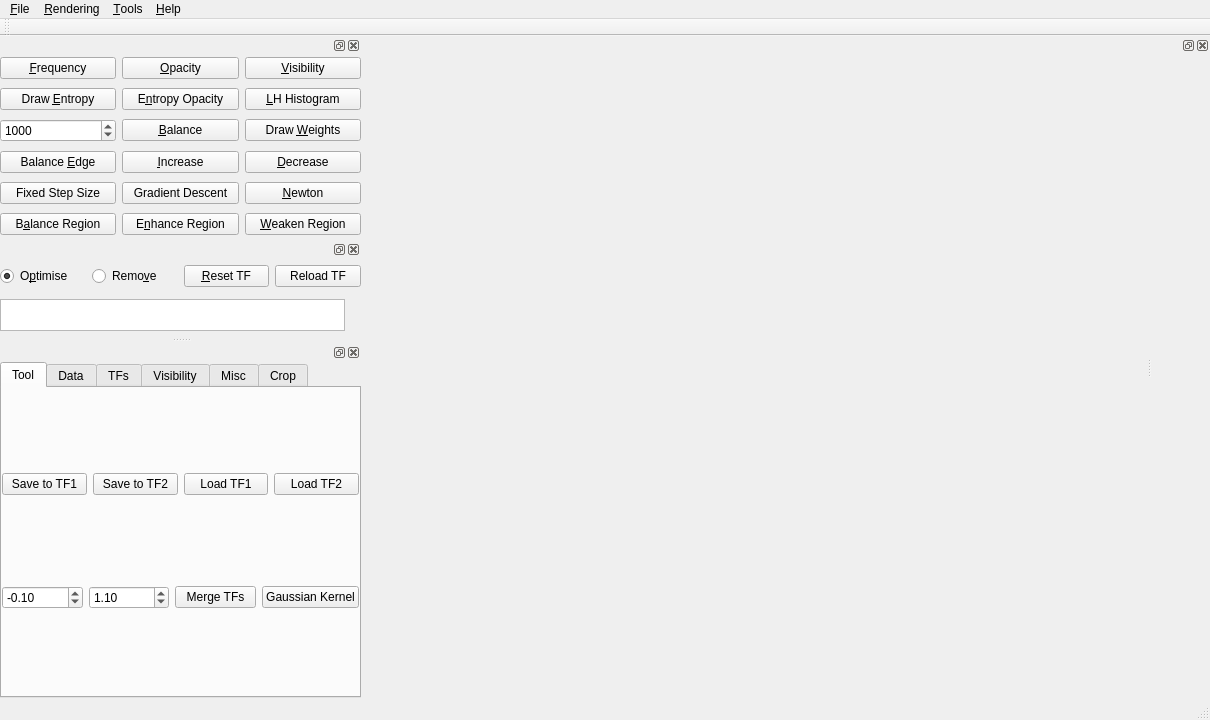
<?xml version="1.0" encoding="UTF-8"?>
<ui version="4.0">
 <class>MainWindow</class>
 <widget class="QMainWindow" name="MainWindow">
  <property name="geometry">
   <rect>
    <x>0</x>
    <y>0</y>
    <width>1210</width>
    <height>720</height>
   </rect>
  </property>
  <property name="sizePolicy">
   <sizepolicy hsizetype="Preferred" vsizetype="Preferred">
    <horstretch>0</horstretch>
    <verstretch>0</verstretch>
   </sizepolicy>
  </property>
  <property name="windowTitle">
   <string>Volume Visualizer</string>
  </property>
  <widget class="QWidget" name="centralWidget">
   <layout class="QHBoxLayout" name="horizontalLayout">
    <property name="leftMargin">
     <number>0</number>
    </property>
    <property name="topMargin">
     <number>0</number>
    </property>
    <property name="rightMargin">
     <number>0</number>
    </property>
    <property name="bottomMargin">
     <number>0</number>
    </property>
    <item>
     <layout class="QVBoxLayout" name="verticalLayout"/>
    </item>
   </layout>
  </widget>
  <widget class="QMenuBar" name="menuBar">
   <property name="geometry">
    <rect>
     <x>0</x>
     <y>0</y>
     <width>1210</width>
     <height>26</height>
    </rect>
   </property>
   <widget class="QMenu" name="menu_File">
    <property name="title">
     <string>&amp;File</string>
    </property>
    <addaction name="action_Open_Volume"/>
    <addaction name="action_Open_Transfer_Function"/>
    <addaction name="action_Save_Transfer_Function"/>
    <addaction name="action_Open_Selected_Region"/>
    <addaction name="separator"/>
    <addaction name="action_Open_path_and_generate_transfer_functions"/>
    <addaction name="action_Open_path_and_generate_transfer_functions_for_region"/>
    <addaction name="action_Open_path_and_generate_transfer_functions_for_colour"/>
    <addaction name="separator"/>
    <addaction name="action_Open_time_varying_data_and_transfer_functions"/>
    <addaction name="separator"/>
    <addaction name="action_Append_Volume"/>
    <addaction name="separator"/>
    <addaction name="action_Exit"/>
   </widget>
   <widget class="QMenu" name="menu_Help">
    <property name="title">
     <string>&amp;Help</string>
    </property>
    <addaction name="action_About"/>
    <addaction name="action_Test"/>
   </widget>
   <widget class="QMenu" name="menu_Rendering">
    <property name="title">
     <string>&amp;Rendering</string>
    </property>
    <addaction name="action_Compute_Distance"/>
    <addaction name="action_Compute_Squared_Distance"/>
    <addaction name="action_Compute_Distance_HSV"/>
    <addaction name="action_Compute_Squared_Distance_HSV"/>
    <addaction name="separator"/>
    <addaction name="action_Default_Transfer_Function"/>
    <addaction name="action_Spectrum_Transfer_Function"/>
    <addaction name="action_Spectrum_Ramp_Transfer_Function"/>
    <addaction name="separator"/>
    <addaction name="action_Pick_a_colour_and_optimise_transfer_function"/>
    <addaction name="action_Genearte_transfer_functions_for_spectrum"/>
    <addaction name="separator"/>
    <addaction name="action_VtkSmartVolumeMapper"/>
    <addaction name="action_VtkSlicerGPURayCastVolumeMapper"/>
    <addaction name="action_VtkSlicerGPURayCastMultiVolumeMapper"/>
    <addaction name="action_VtkMyGPURayCastVolumeMapper"/>
   </widget>
   <widget class="QMenu" name="menu_Tools">
    <property name="title">
     <string>&amp;Tools</string>
    </property>
    <addaction name="action_Screenshot"/>
    <addaction name="action_Auto_open_selected_region"/>
   </widget>
   <addaction name="menu_File"/>
   <addaction name="menu_Rendering"/>
   <addaction name="menu_Tools"/>
   <addaction name="menu_Help"/>
  </widget>
  <widget class="QToolBar" name="mainToolBar">
   <attribute name="toolBarArea">
    <enum>TopToolBarArea</enum>
   </attribute>
   <attribute name="toolBarBreak">
    <bool>false</bool>
   </attribute>
  </widget>
  <widget class="QStatusBar" name="statusBar"/>
  <widget class="QDockWidget" name="dockWidget">
   <attribute name="dockWidgetArea">
    <number>2</number>
   </attribute>
   <widget class="QWidget" name="dockWidgetContents">
    <layout class="QHBoxLayout" name="horizontalLayout_2">
     <property name="leftMargin">
      <number>0</number>
     </property>
     <property name="topMargin">
      <number>0</number>
     </property>
     <property name="rightMargin">
      <number>0</number>
     </property>
     <property name="bottomMargin">
      <number>0</number>
     </property>
     <item>
      <layout class="QVBoxLayout" name="verticalLayout_2"/>
     </item>
    </layout>
   </widget>
  </widget>
  <widget class="QDockWidget" name="dockWidget_2">
   <property name="sizePolicy">
    <sizepolicy hsizetype="Fixed" vsizetype="Fixed">
     <horstretch>0</horstretch>
     <verstretch>0</verstretch>
    </sizepolicy>
   </property>
   <property name="minimumSize">
    <size>
     <width>361</width>
     <height>204</height>
    </size>
   </property>
   <property name="maximumSize">
    <size>
     <width>361</width>
     <height>204</height>
    </size>
   </property>
   <attribute name="dockWidgetArea">
    <number>1</number>
   </attribute>
   <widget class="QWidget" name="dockWidgetContents_2">
    <property name="sizePolicy">
     <sizepolicy hsizetype="Preferred" vsizetype="Preferred">
      <horstretch>0</horstretch>
      <verstretch>0</verstretch>
     </sizepolicy>
    </property>
    <layout class="QVBoxLayout" name="verticalLayout_3" stretch="0,0,0,0,0,0">
     <property name="spacing">
      <number>7</number>
     </property>
     <property name="leftMargin">
      <number>0</number>
     </property>
     <property name="topMargin">
      <number>0</number>
     </property>
     <property name="rightMargin">
      <number>0</number>
     </property>
     <property name="bottomMargin">
      <number>0</number>
     </property>
     <item>
      <layout class="QHBoxLayout" name="horizontalLayout_5">
       <property name="topMargin">
        <number>0</number>
       </property>
       <property name="bottomMargin">
        <number>0</number>
       </property>
       <item>
        <widget class="QPushButton" name="frequencyButton">
         <property name="text">
          <string>&amp;Frequency</string>
         </property>
        </widget>
       </item>
       <item>
        <widget class="QPushButton" name="opacityButton">
         <property name="text">
          <string>&amp;Opacity</string>
         </property>
        </widget>
       </item>
       <item>
        <widget class="QPushButton" name="visibilityButton">
         <property name="text">
          <string>&amp;Visibility</string>
         </property>
        </widget>
       </item>
      </layout>
     </item>
     <item>
      <layout class="QHBoxLayout" name="horizontalLayout_4">
       <property name="topMargin">
        <number>0</number>
       </property>
       <property name="bottomMargin">
        <number>0</number>
       </property>
       <item>
        <widget class="QPushButton" name="entropyButton">
         <property name="text">
          <string>Draw &amp;Entropy</string>
         </property>
        </widget>
       </item>
       <item>
        <widget class="QPushButton" name="entropyOpacityButton">
         <property name="text">
          <string>E&amp;ntropy Opacity</string>
         </property>
        </widget>
       </item>
       <item>
        <widget class="QPushButton" name="lhHistogramButton">
         <property name="text">
          <string>&amp;LH Histogram</string>
         </property>
        </widget>
       </item>
      </layout>
     </item>
     <item>
      <layout class="QHBoxLayout" name="horizontalLayout_6">
       <property name="topMargin">
        <number>0</number>
       </property>
       <item>
        <widget class="QSpinBox" name="spinBox">
         <property name="minimum">
          <number>1</number>
         </property>
         <property name="maximum">
          <number>65536</number>
         </property>
         <property name="value">
          <number>1000</number>
         </property>
        </widget>
       </item>
       <item>
        <widget class="QPushButton" name="balanceButton">
         <property name="text">
          <string>&amp;Balance</string>
         </property>
        </widget>
       </item>
       <item>
        <widget class="QPushButton" name="drawWeightButton">
         <property name="text">
          <string>Draw &amp;Weights</string>
         </property>
        </widget>
       </item>
      </layout>
     </item>
     <item>
      <layout class="QHBoxLayout" name="horizontalLayout_7">
       <property name="bottomMargin">
        <number>0</number>
       </property>
       <item>
        <widget class="QPushButton" name="balanceEdgeButton">
         <property name="text">
          <string>Balance &amp;Edge</string>
         </property>
        </widget>
       </item>
       <item>
        <widget class="QPushButton" name="increaseOpacityButton">
         <property name="text">
          <string>&amp;Increase</string>
         </property>
        </widget>
       </item>
       <item>
        <widget class="QPushButton" name="reduceOpacityButton">
         <property name="text">
          <string>&amp;Decrease</string>
         </property>
        </widget>
       </item>
      </layout>
     </item>
     <item>
      <layout class="QHBoxLayout" name="horizontalLayout_16">
       <property name="leftMargin">
        <number>0</number>
       </property>
       <property name="topMargin">
        <number>0</number>
       </property>
       <property name="rightMargin">
        <number>0</number>
       </property>
       <property name="bottomMargin">
        <number>0</number>
       </property>
       <item>
        <widget class="QPushButton" name="fixedStepButton">
         <property name="text">
          <string>Fixed Step Size</string>
         </property>
        </widget>
       </item>
       <item>
        <widget class="QPushButton" name="gradientDescentButton">
         <property name="text">
          <string>Gradient Descent</string>
         </property>
        </widget>
       </item>
       <item>
        <widget class="QPushButton" name="newtonButton">
         <property name="text">
          <string>&amp;Newton</string>
         </property>
        </widget>
       </item>
      </layout>
     </item>
     <item>
      <layout class="QHBoxLayout" name="horizontalLayout_8">
       <property name="bottomMargin">
        <number>0</number>
       </property>
       <item>
        <widget class="QPushButton" name="balanceRegionButton">
         <property name="text">
          <string>B&amp;alance Region</string>
         </property>
        </widget>
       </item>
       <item>
        <widget class="QPushButton" name="enhanceRegionButton">
         <property name="text">
          <string>E&amp;nhance Region</string>
         </property>
        </widget>
       </item>
       <item>
        <widget class="QPushButton" name="weakenRegionButton">
         <property name="text">
          <string>&amp;Weaken Region</string>
         </property>
        </widget>
       </item>
      </layout>
     </item>
    </layout>
   </widget>
  </widget>
  <widget class="QDockWidget" name="dockWidget_4">
   <property name="sizePolicy">
    <sizepolicy hsizetype="Fixed" vsizetype="Fixed">
     <horstretch>0</horstretch>
     <verstretch>0</verstretch>
    </sizepolicy>
   </property>
   <property name="minimumSize">
    <size>
     <width>359</width>
     <height>97</height>
    </size>
   </property>
   <attribute name="dockWidgetArea">
    <number>1</number>
   </attribute>
   <widget class="QWidget" name="dockWidgetContents_5">
    <layout class="QVBoxLayout" name="verticalLayout_4">
     <property name="leftMargin">
      <number>0</number>
     </property>
     <property name="topMargin">
      <number>0</number>
     </property>
     <property name="rightMargin">
      <number>0</number>
     </property>
     <property name="bottomMargin">
      <number>0</number>
     </property>
     <item>
      <layout class="QHBoxLayout" name="horizontalLayout_10">
       <property name="leftMargin">
        <number>0</number>
       </property>
       <property name="topMargin">
        <number>0</number>
       </property>
       <property name="rightMargin">
        <number>0</number>
       </property>
       <item>
        <widget class="QRadioButton" name="radioButton_optimise">
         <property name="text">
          <string>O&amp;ptimise</string>
         </property>
         <property name="checked">
          <bool>true</bool>
         </property>
        </widget>
       </item>
       <item>
        <widget class="QRadioButton" name="radioButton_remove">
         <property name="text">
          <string>Remo&amp;ve</string>
         </property>
         <property name="checked">
          <bool>false</bool>
         </property>
        </widget>
       </item>
       <item>
        <widget class="QPushButton" name="resetButton">
         <property name="text">
          <string>&amp;Reset TF</string>
         </property>
        </widget>
       </item>
       <item>
        <widget class="QPushButton" name="reloadButton">
         <property name="text">
          <string>Reload TF</string>
         </property>
        </widget>
       </item>
      </layout>
     </item>
     <item>
      <layout class="QHBoxLayout" name="horizontalLayout_12">
       <property name="leftMargin">
        <number>0</number>
       </property>
       <property name="topMargin">
        <number>0</number>
       </property>
       <property name="rightMargin">
        <number>16</number>
       </property>
       <item>
        <widget class="QGraphicsView" name="graphicsView_2">
         <property name="sizePolicy">
          <sizepolicy hsizetype="Expanding" vsizetype="Expanding">
           <horstretch>0</horstretch>
           <verstretch>0</verstretch>
          </sizepolicy>
         </property>
         <property name="maximumSize">
          <size>
           <width>16777215</width>
           <height>32</height>
          </size>
         </property>
        </widget>
       </item>
      </layout>
     </item>
    </layout>
   </widget>
  </widget>
  <widget class="QDockWidget" name="dockWidget_3">
   <property name="minimumSize">
    <size>
     <width>361</width>
     <height>281</height>
    </size>
   </property>
   <attribute name="dockWidgetArea">
    <number>1</number>
   </attribute>
   <widget class="QWidget" name="dockWidgetContents_3">
    <layout class="QHBoxLayout" name="horizontalLayout_11">
     <property name="leftMargin">
      <number>0</number>
     </property>
     <property name="topMargin">
      <number>0</number>
     </property>
     <property name="rightMargin">
      <number>0</number>
     </property>
     <property name="bottomMargin">
      <number>0</number>
     </property>
     <item>
      <widget class="QTabWidget" name="tabWidget">
       <property name="sizePolicy">
        <sizepolicy hsizetype="Preferred" vsizetype="Preferred">
         <horstretch>0</horstretch>
         <verstretch>0</verstretch>
        </sizepolicy>
       </property>
       <property name="maximumSize">
        <size>
         <width>361</width>
         <height>16777215</height>
        </size>
       </property>
       <property name="currentIndex">
        <number>0</number>
       </property>
       <widget class="QWidget" name="tab">
        <attribute name="title">
         <string>Tool</string>
        </attribute>
        <layout class="QVBoxLayout" name="verticalLayout_5">
         <property name="leftMargin">
          <number>0</number>
         </property>
         <property name="topMargin">
          <number>0</number>
         </property>
         <property name="rightMargin">
          <number>0</number>
         </property>
         <property name="bottomMargin">
          <number>0</number>
         </property>
         <item>
          <layout class="QHBoxLayout" name="horizontalLayout_14">
           <item>
            <widget class="QPushButton" name="pushButton">
             <property name="text">
              <string>Save to TF1</string>
             </property>
            </widget>
           </item>
           <item>
            <widget class="QPushButton" name="pushButton_2">
             <property name="text">
              <string>Save to TF2</string>
             </property>
            </widget>
           </item>
           <item>
            <widget class="QPushButton" name="pushButton_3">
             <property name="text">
              <string>Load TF1</string>
             </property>
            </widget>
           </item>
           <item>
            <widget class="QPushButton" name="pushButton_4">
             <property name="text">
              <string>Load TF2</string>
             </property>
            </widget>
           </item>
          </layout>
         </item>
         <item>
          <layout class="QHBoxLayout" name="horizontalLayout_15">
           <item>
            <widget class="QDoubleSpinBox" name="doubleSpinBox">
             <property name="minimum">
              <double>-1.000000000000000</double>
             </property>
             <property name="singleStep">
              <double>0.100000000000000</double>
             </property>
             <property name="value">
              <double>-0.100000000000000</double>
             </property>
            </widget>
           </item>
           <item>
            <widget class="QDoubleSpinBox" name="doubleSpinBox_2">
             <property name="minimum">
              <double>-1.000000000000000</double>
             </property>
             <property name="singleStep">
              <double>0.100000000000000</double>
             </property>
             <property name="value">
              <double>1.100000000000000</double>
             </property>
            </widget>
           </item>
           <item>
            <widget class="QPushButton" name="pushButton_5">
             <property name="text">
              <string>Merge TFs</string>
             </property>
            </widget>
           </item>
           <item>
            <widget class="QPushButton" name="pushButton_6">
             <property name="text">
              <string>Gaussian Kernel</string>
             </property>
            </widget>
           </item>
          </layout>
         </item>
        </layout>
       </widget>
       <widget class="QWidget" name="tab_3">
        <attribute name="title">
         <string>Data</string>
        </attribute>
        <layout class="QHBoxLayout" name="horizontalLayout_13">
         <property name="leftMargin">
          <number>0</number>
         </property>
         <property name="topMargin">
          <number>0</number>
         </property>
         <property name="rightMargin">
          <number>0</number>
         </property>
         <property name="bottomMargin">
          <number>0</number>
         </property>
         <item>
          <widget class="QListView" name="listView"/>
         </item>
        </layout>
       </widget>
       <widget class="QWidget" name="tab_6">
        <attribute name="title">
         <string>TFs</string>
        </attribute>
        <layout class="QHBoxLayout" name="horizontalLayout_17">
         <property name="leftMargin">
          <number>0</number>
         </property>
         <property name="topMargin">
          <number>0</number>
         </property>
         <property name="rightMargin">
          <number>0</number>
         </property>
         <property name="bottomMargin">
          <number>0</number>
         </property>
         <item>
          <widget class="QListView" name="listView_2"/>
         </item>
        </layout>
       </widget>
       <widget class="QWidget" name="tab_2">
        <attribute name="title">
         <string>Visibility</string>
        </attribute>
        <layout class="QHBoxLayout" name="horizontalLayout_9">
         <property name="leftMargin">
          <number>0</number>
         </property>
         <property name="topMargin">
          <number>0</number>
         </property>
         <property name="rightMargin">
          <number>0</number>
         </property>
         <property name="bottomMargin">
          <number>0</number>
         </property>
         <item>
          <widget class="QGraphicsView" name="graphicsView">
           <property name="sizePolicy">
            <sizepolicy hsizetype="Preferred" vsizetype="Preferred">
             <horstretch>0</horstretch>
             <verstretch>0</verstretch>
            </sizepolicy>
           </property>
          </widget>
         </item>
        </layout>
       </widget>
       <widget class="QWidget" name="tab_5">
        <attribute name="title">
         <string>Misc</string>
        </attribute>
        <layout class="QHBoxLayout" name="horizontalLayout_3">
         <item>
          <widget class="QLabel" name="label">
           <property name="text">
            <string>Rendering Technique</string>
           </property>
          </widget>
         </item>
         <item>
          <widget class="QComboBox" name="comboBox"/>
         </item>
        </layout>
       </widget>
       <widget class="QWidget" name="tab_4">
        <attribute name="title">
         <string>Crop</string>
        </attribute>
        <layout class="QVBoxLayout" name="verticalLayout_6">
         <item>
          <widget class="QCheckBox" name="checkBox">
           <property name="text">
            <string>Enable Cropping</string>
           </property>
          </widget>
         </item>
         <item>
          <widget class="QDoubleSpinBox" name="doubleSpinBox_3">
           <property name="maximum">
            <double>10000.000000000000000</double>
           </property>
          </widget>
         </item>
         <item>
          <widget class="QDoubleSpinBox" name="doubleSpinBox_4">
           <property name="maximum">
            <double>10000.000000000000000</double>
           </property>
           <property name="value">
            <double>100.000000000000000</double>
           </property>
          </widget>
         </item>
         <item>
          <widget class="QDoubleSpinBox" name="doubleSpinBox_5">
           <property name="maximum">
            <double>10000.000000000000000</double>
           </property>
          </widget>
         </item>
         <item>
          <widget class="QDoubleSpinBox" name="doubleSpinBox_6">
           <property name="maximum">
            <double>10000.000000000000000</double>
           </property>
           <property name="value">
            <double>100.000000000000000</double>
           </property>
          </widget>
         </item>
         <item>
          <widget class="QDoubleSpinBox" name="doubleSpinBox_7">
           <property name="maximum">
            <double>10000.000000000000000</double>
           </property>
          </widget>
         </item>
         <item>
          <widget class="QDoubleSpinBox" name="doubleSpinBox_8">
           <property name="maximum">
            <double>10000.000000000000000</double>
           </property>
           <property name="value">
            <double>100.000000000000000</double>
           </property>
          </widget>
         </item>
        </layout>
       </widget>
      </widget>
     </item>
    </layout>
   </widget>
  </widget>
  <action name="action_Open_Volume">
   <property name="text">
    <string>&amp;Open Volume...</string>
   </property>
   <property name="iconText">
    <string>Open Volume</string>
   </property>
   <property name="toolTip">
    <string>Open Volume</string>
   </property>
  </action>
  <action name="action_Exit">
   <property name="text">
    <string>&amp;Exit</string>
   </property>
  </action>
  <action name="action_About">
   <property name="text">
    <string>&amp;About</string>
   </property>
  </action>
  <action name="action_Append_Volume">
   <property name="text">
    <string>&amp;Append Volume...</string>
   </property>
   <property name="iconText">
    <string>Append Volume</string>
   </property>
   <property name="toolTip">
    <string>Append Volume</string>
   </property>
  </action>
  <action name="action_Open_Transfer_Function">
   <property name="text">
    <string>Open &amp;Transfer Function...</string>
   </property>
   <property name="iconText">
    <string>Open Transfer Function</string>
   </property>
   <property name="toolTip">
    <string>Open Transfer Function</string>
   </property>
  </action>
  <action name="action_Save_Transfer_Function">
   <property name="text">
    <string>&amp;Save Transfer Function As...</string>
   </property>
  </action>
  <action name="action_Open_Selected_Region">
   <property name="text">
    <string>Open Selected &amp;Region...</string>
   </property>
  </action>
  <action name="action_Compute_Squared_Distance">
   <property name="checkable">
    <bool>true</bool>
   </property>
   <property name="text">
    <string>Compute &amp;Squared Distance (RGB)</string>
   </property>
  </action>
  <action name="action_Compute_Distance">
   <property name="checkable">
    <bool>true</bool>
   </property>
   <property name="text">
    <string>Compute &amp;Distance (RGB)</string>
   </property>
  </action>
  <action name="action_Default_Transfer_Function">
   <property name="text">
    <string>&amp;Default Transfer Function</string>
   </property>
  </action>
  <action name="action_Spectrum_Transfer_Function">
   <property name="checkable">
    <bool>true</bool>
   </property>
   <property name="checked">
    <bool>false</bool>
   </property>
   <property name="text">
    <string>&amp;Spectrum Transfer Function</string>
   </property>
  </action>
  <action name="action_Open_path_and_generate_transfer_functions">
   <property name="text">
    <string>Open &amp;path and generate transfer functions</string>
   </property>
  </action>
  <action name="action_Open_path_and_generate_transfer_functions_for_region">
   <property name="text">
    <string>Open path and generate transfer functions for &amp;region</string>
   </property>
  </action>
  <action name="action_Compute_Squared_Distance_HSV">
   <property name="checkable">
    <bool>true</bool>
   </property>
   <property name="text">
    <string>Compute Squared Distance (HSV)</string>
   </property>
  </action>
  <action name="action_Compute_Distance_HSV">
   <property name="checkable">
    <bool>true</bool>
   </property>
   <property name="text">
    <string>Compute Distance (HSV)</string>
   </property>
  </action>
  <action name="action_Pick_a_colour_and_optimise_transfer_function">
   <property name="text">
    <string>&amp;Pick a colour and optimise transfer function...</string>
   </property>
  </action>
  <action name="action_Spectrum_Ramp_Transfer_Function">
   <property name="checkable">
    <bool>true</bool>
   </property>
   <property name="text">
    <string>Spectrum &amp;Ramp Transfer Function</string>
   </property>
  </action>
  <action name="action_Test">
   <property name="text">
    <string>Test</string>
   </property>
  </action>
  <action name="action_Genearte_transfer_functions_for_spectrum">
   <property name="text">
    <string>&amp;Genearte transfer function series for spectrum</string>
   </property>
  </action>
  <action name="action_Open_path_and_generate_transfer_functions_for_colour">
   <property name="text">
    <string>Open path and generate transfer functions for &amp;colour</string>
   </property>
  </action>
  <action name="action_VtkSmartVolumeMapper">
   <property name="checkable">
    <bool>true</bool>
   </property>
   <property name="text">
    <string>vtkGPUVolumeRayCastMapper</string>
   </property>
  </action>
  <action name="action_VtkSlicerGPURayCastVolumeMapper">
   <property name="checkable">
    <bool>true</bool>
   </property>
   <property name="text">
    <string>vtkSlicerGPURayCastVolumeMapper</string>
   </property>
  </action>
  <action name="action_VtkSlicerGPURayCastMultiVolumeMapper">
   <property name="checkable">
    <bool>true</bool>
   </property>
   <property name="text">
    <string>vtkSlicerGPURayCastMultiVolumeMapper</string>
   </property>
  </action>
  <action name="action_Screenshot">
   <property name="text">
    <string>&amp;Screenshot</string>
   </property>
   <property name="shortcut">
    <string>Ctrl+F11</string>
   </property>
  </action>
  <action name="action_Auto_open_selected_region">
   <property name="checkable">
    <bool>true</bool>
   </property>
   <property name="checked">
    <bool>true</bool>
   </property>
   <property name="text">
    <string>&amp;Auto open selected region</string>
   </property>
  </action>
  <action name="action_VtkMyGPURayCastVolumeMapper">
   <property name="checkable">
    <bool>true</bool>
   </property>
   <property name="text">
    <string>vtkMyGPURayCastVolumeMapper</string>
   </property>
  </action>
  <action name="action_Open_time_varying_data_and_transfer_functions">
   <property name="text">
    <string>Open time-varying data and transfer functions</string>
   </property>
  </action>
 </widget>
 <layoutdefault spacing="6" margin="11"/>
 <resources/>
 <connections/>
</ui>
